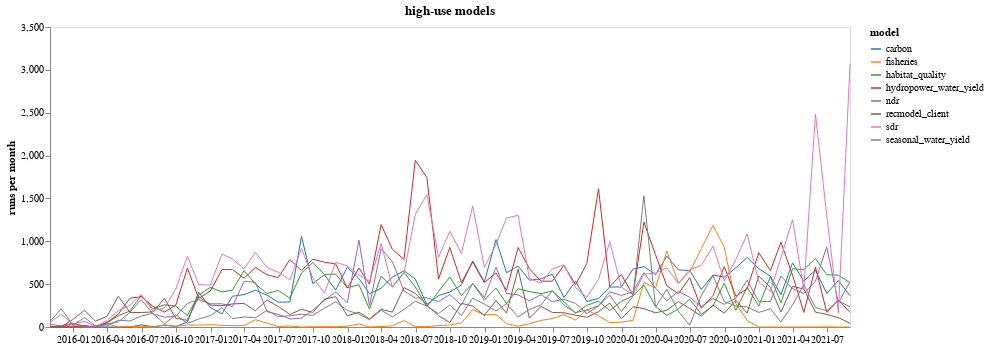

This figure's notebook cell:
### Markdown cell above
## These plots are interactive - click a series in the legend

### Code cell
high_use_models = ['sdr',
                   'hydropower_water_yield',
                   'carbon',
                   'habitat_quality',
                   'ndr',
                   'seasonal_water_yield',
                   'recmodel_client',
                   'fisheries'
                  ]
plot_model_counts_over_time(high_use_models, 'high-use models')

### Figure 1 — Vega-Lite specification as saved in the notebook (floating-point values rounded to 4 significant figures; data arrays with more than 128 entries replaced by an {"elided": "..."} marker saying what was removed)
{"config": {"view": {"continuousWidth": 400, "continuousHeight": 300}, "axis": {"grid": false}}, "data": {"name": "data-93450f458384114beb68abb1f44d171e"}, "mark": "line", "encoding": {"color": {"type": "nominal", "field": "model", "scale": {"scheme": "category10"}}, "opacity": {"condition": {"value": 1, "selection": "selector009"}, "value": 0.2}, "size": {"value": 1}, "x": {"type": "temporal", "axis": {"format": "%Y-%m"}, "field": "index", "title": null}, "y": {"type": "quantitative", "field": "value", "title": "runs per month"}}, "height": 300, "selection": {"selector009": {"type": "multi", "fields": ["model"], "bind": "legend"}}, "title": "high-use models", "width": 800, "$schema": "https://vega.github.io/schema/vega-lite/v4.8.1.json", "datasets": {"data-93450f458384114beb68abb1f44d171e": {"elided": "568 records"}}}
